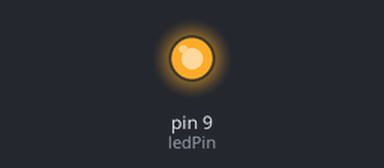
A sketch run on a simulated Arduino Uno, built with avr-gcc and run on an emulated ATmega328P. Parts: output pins drawn as LEDs (lit = HIGH).

Above: at 0.5 s.
At 5.0 s:
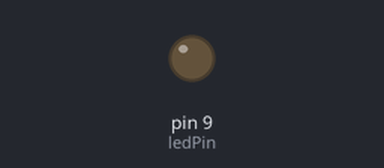
Timing chart, 0 to 6.9 s (numbered marks = the images above):
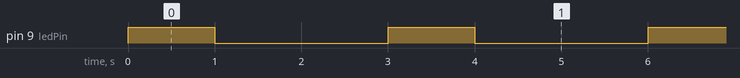

Measured:
- by itself, pin 9 (ledPin): alternates HIGH for 1.0 s and LOW for 2.0 s

The sketch:

week3.ino
```cpp
int ledPin = 9; // ledPin을 7번으로 정의


void setup() {
  pinMode(ledPin, OUTPUT);    //ledPin을 출력으로 설정
}

void loop() {
  digitalWrite(ledPin, HIGH); //LED ON
  delay(1000);                //1초 대기
  digitalWrite(ledPin, LOW);  //LED OFF
  delay(1000);                //1초 대기
  digitalWrite(ledPin, LOW);  //LED OFF
  delay(1000);                //1초 대기

}
```
